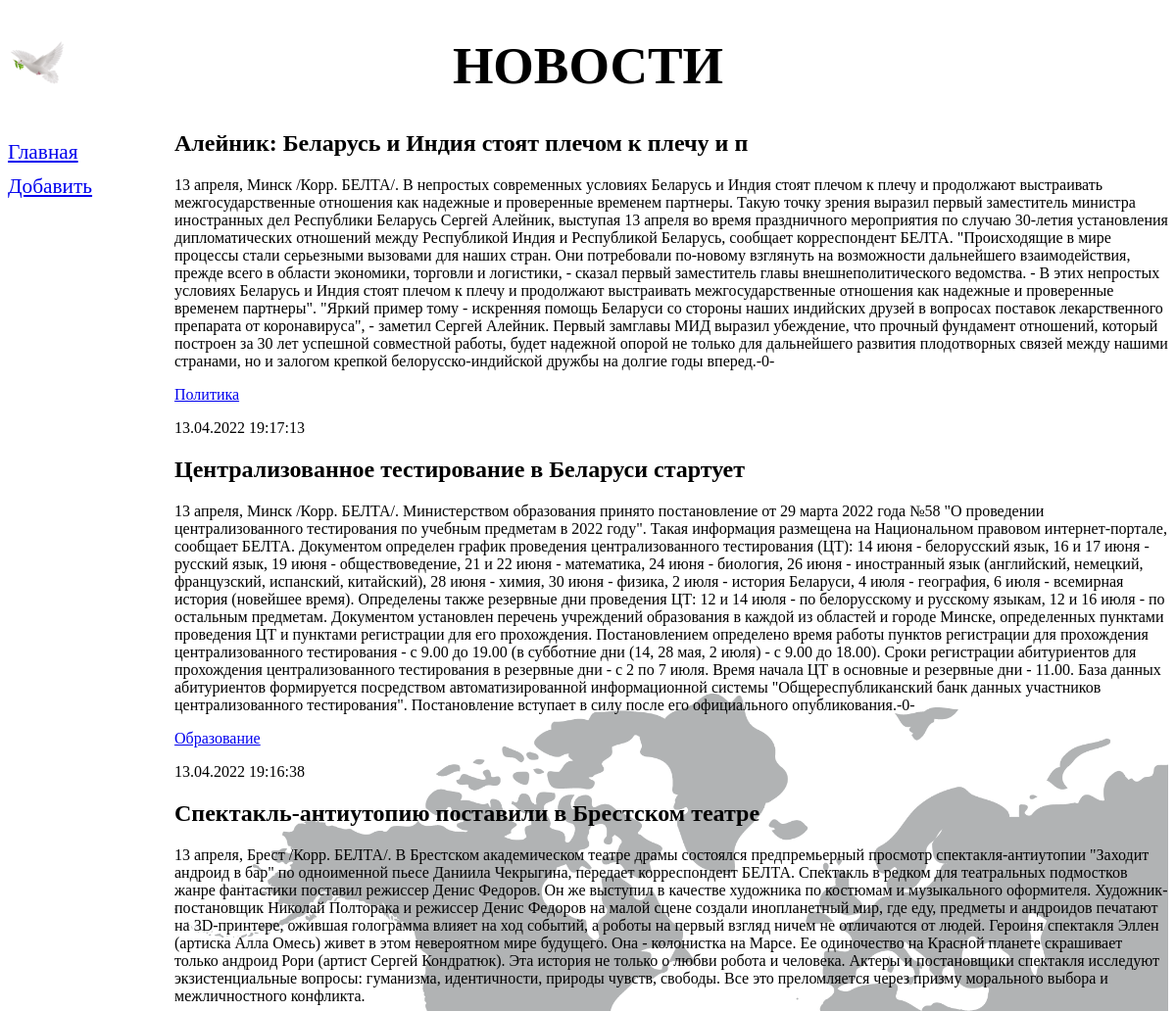
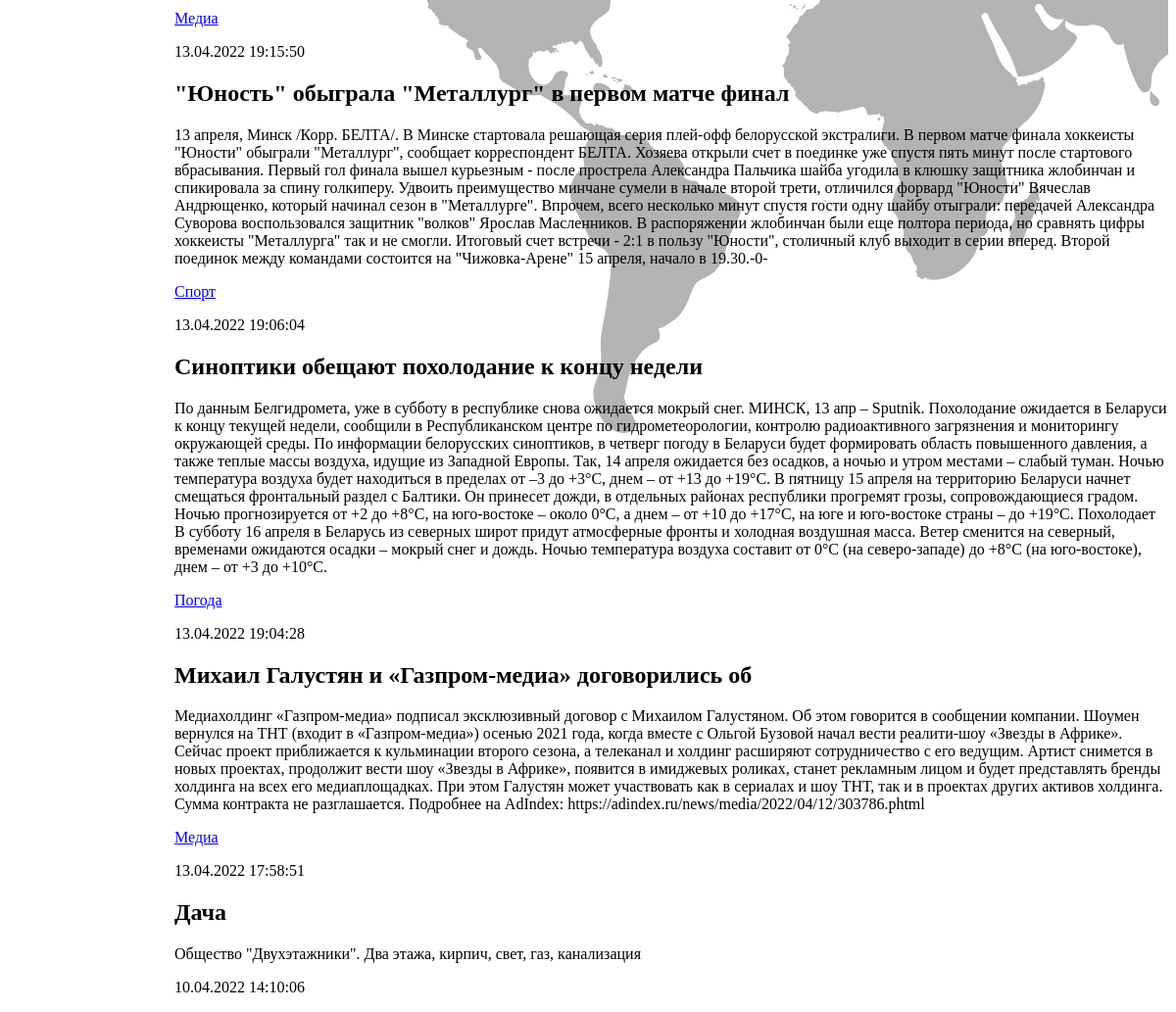
/bboard/, run on the app's committed database (2 pictures, top to bottom).
### bboard/models.py (models this page shows, shortened)
class Bb(models.Model):
    title = models.CharField(max_length=50, verbose_name='Событие')
    content = models.TextField(null=True, blank=True, verbose_name='Описание')
    price = models.FloatField(null=True, blank=True, verbose_name='Рейтинг актуальности')
    published = models.DateTimeField(auto_now_add=True, db_index=True, verbose_name='Опубликовано')
    rubric = models.ForeignKey('Rubric', null=True, on_delete=models.PROTECT, verbose_name='Рубрика')
    class Meta:
        verbose_name_plural = 'События'
        verbose_name = 'Событие'
        ordering = ['-published']

class Rubric(models.Model):
    name = models.CharField(max_length=20, db_index=True, verbose_name='Haзвaниe')
    class Meta:
        verbose_name_plural = 'Рубрики'
        verbose_name = 'Рубрика'
        ordering = ['name']

### bboard/views.py (the view)
# urls.py: path('', index, name='index'),
def index(request):
    bbs = Bb.objects.order_by('-published')
    return render(request, 'bboard/index.html', {'bbs': bbs})

### bboard/templates/bboard/index.html
{% extends "layout/basic.html" %}
{% block content %}{% for bb in bbs %}
<div>
    <h2>{{ bb.title }}</h2>
    <p>{{ bb.content }}</p>
    <p><a href="/bboard/{{ bb.rubric.pk }}/">
    {{ bb.rubric.name }}</a></p>
    <p>{{ bb.published|date:"d.m.Y H:i:s" }}</p>
</div>
{% endfor %}{% endblock %}

### bboard/templates/layout/basic.html (shortened to what this page needs)
{% load static %}
{% load static %}
<!DOCTYPE html>
<html>
<head>
    <link rel="stylesheet" type="text/css"
        href="{% static 'bboard/style.css' %}">
</head>
<body>
<header>
    <h1>Новости</h1>
</header>
<nav>
    <a href="{% url 'index' %}">Главная</a>
    <a href="{% url 'add' %}">Добавить</a>
</nav>
<section>
    {% block content %} {% endblock %}
</section>
</body>
</html>

### bboard/static/bboard/style.css (style rules this page uses)
header h1 { font-size: 40pt; text-transform: uppercase; text-align: center; background: url("pngegg.png") left / auto 100% no-repeat; }
nav { font-size: 16pt; width: 150px; float: left; }
nav a { display: block; margin: 10px 0px; }
section { margin-left: 170px; background: url("pngwing.png") left / auto 40% no-repeat; }

### data on the page
Bb: title "Алейник: Беларусь и Индия стоят плечом к плечу и п", content "13 апреля, Минск /Корр. БЕЛТА/. В непростых современных условиях Беларусь и Индия стоят плечом к плечу и продолжают выстраивать межгосударственные отношения как надежные и проверенные временем партнеры. Такую точку зрения выразил первый заместитель министра иностранных дел Республики Беларусь Сергей Алейник, выступая 13 апреля во время праздничного мероприятия по случаю 30-летия установления дипломатических отношений между Республикой Индия и Республикой Беларусь, сообщает корреспондент БЕЛТА. \"Происходящие в мире процессы стали серьезными вызовами для наших стран. Они потребовали по-новому взглянуть на возможности дальнейшего взаимодействия, прежде всего в области экономики, торговли и…", rubric.name "Политика", published "13.04.2022 19:17:13"
Bb: title "Централизованное тестирование в Беларуси стартует", content "13 апреля, Минск /Корр. БЕЛТА/. Министерством образования принято постановление от 29 марта 2022 года №58 \"О проведении централизованного тестирования по учебным предметам в 2022 году\". Такая информация размещена на Национальном правовом интернет-портале, сообщает БЕЛТА. Документом определен график проведения централизованного тестирования (ЦТ): 14 июня - белорусский язык, 16 и 17 июня - русский язык, 19 июня - обществоведение, 21 и 22 июня - математика, 24 июня - биология, 26 июня - иностранный язык (английский, немецкий, французский, испанский, китайский), 28 июня - химия, 30 июня - физика, 2 июля - история Беларуси, 4 июля - география, 6 июля - всемирная история (новейшее время).…", rubric.name "Образование", published "13.04.2022 19:16:38"
Bb: title "Спектакль-антиутопию поставили в Брестском театре", content "13 апреля, Брест /Корр. БЕЛТА/. В Брестском академическом театре драмы состоялся предпремьерный просмотр спектакля-антиутопии \"Заходит андроид в бар\" по одноименной пьесе Даниила Чекрыгина, передает корреспондент БЕЛТА. Спектакль в редком для театральных подмостков жанре фантастики поставил режиссер Денис Федоров. Он же выступил в качестве художника по костюмам и музыкального оформителя. Художник-постановщик Николай Полторака и режиссер Денис Федоров на малой сцене создали инопланетный мир, где еду, предметы и андроидов печатают на 3D-принтере, ожившая голограмма влияет на ход событий, а роботы на первый взгляд ничем не отличаются от людей. Героиня спектакля Эллен (артиска Алла Омесь) живет…", rubric.name "Медиа", published "13.04.2022 19:15:50"
Bb: title "\"Юность\" обыграла \"Металлург\" в первом матче финал", content "13 апреля, Минск /Корр. БЕЛТА/. В Минске стартовала решающая серия плей-офф белорусской экстралиги. В первом матче финала хоккеисты \"Юности\" обыграли \"Металлург\", сообщает корреспондент БЕЛТА. Хозяева открыли счет в поединке уже спустя пять минут после стартового вбрасывания. Первый гол финала вышел курьезным - после прострела Александра Пальчика шайба угодила в клюшку защитника жлобинчан и спикировала за спину голкиперу. Удвоить преимущество минчане сумели в начале второй трети, отличился форвард \"Юности\" Вячеслав Андрющенко, который начинал сезон в \"Металлурге\". Впрочем, всего несколько минут спустя гости одну шайбу отыграли: передачей Александра Суворова воспользовался защитник \"волков\"…", rubric.name "Спорт", published "13.04.2022 19:06:04"
Bb: title "Синоптики обещают похолодание к концу недели", content "По данным Белгидромета, уже в субботу в республике снова ожидается мокрый снег. МИНСК, 13 апр – Sputnik. Похолодание ожидается в Беларуси к концу текущей недели, сообщили в Республиканском центре по гидрометеорологии, контролю радиоактивного загрязнения и мониторингу окружающей среды. По информации белорусских синоптиков, в четверг погоду в Беларуси будет формировать область повышенного давления, а также теплые массы воздуха, идущие из Западной Европы. Так, 14 апреля ожидается без осадков, а ночью и утром местами – слабый туман. Ночью температура воздуха будет находиться в пределах от –3 до +3°С, днем – от +13 до +19°С. В пятницу 15 апреля на территорию Беларуси начнет смещаться фронтальный…", rubric.name "Погода", published "13.04.2022 19:04:28"
Bb: title "Михаил Галустян и «Газпром-медиа» договорились об", content "Медиахолдинг «Газпром-медиа» подписал эксклюзивный договор с Михаилом Галустяном. Об этом говорится в сообщении компании. Шоумен вернулся на ТНТ (входит в «Газпром-медиа») осенью 2021 года, когда вместе с Ольгой Бузовой начал вести реалити-шоу «Звезды в Африке». Сейчас проект приближается к кульминации второго сезона, а телеканал и холдинг расширяют сотрудничество с его ведущим. Артист снимется в новых проектах, продолжит вести шоу «Звезды в Африке», появится в имиджевых роликах, станет рекламным лицом и будет представлять бренды холдинга на всех его медиаплощадках. При этом Галустян может участвовать как в сериалах и шоу ТНТ, так и в проектах других активов холдинга. Сумма контракта не…", rubric.name "Медиа", published "13.04.2022 17:58:51"
Bb: title "Дача", content "Общество \"Двухэтажники\". Два этажа, кирпич, свет, газ, канализация", published "10.04.2022 14:10:06"
